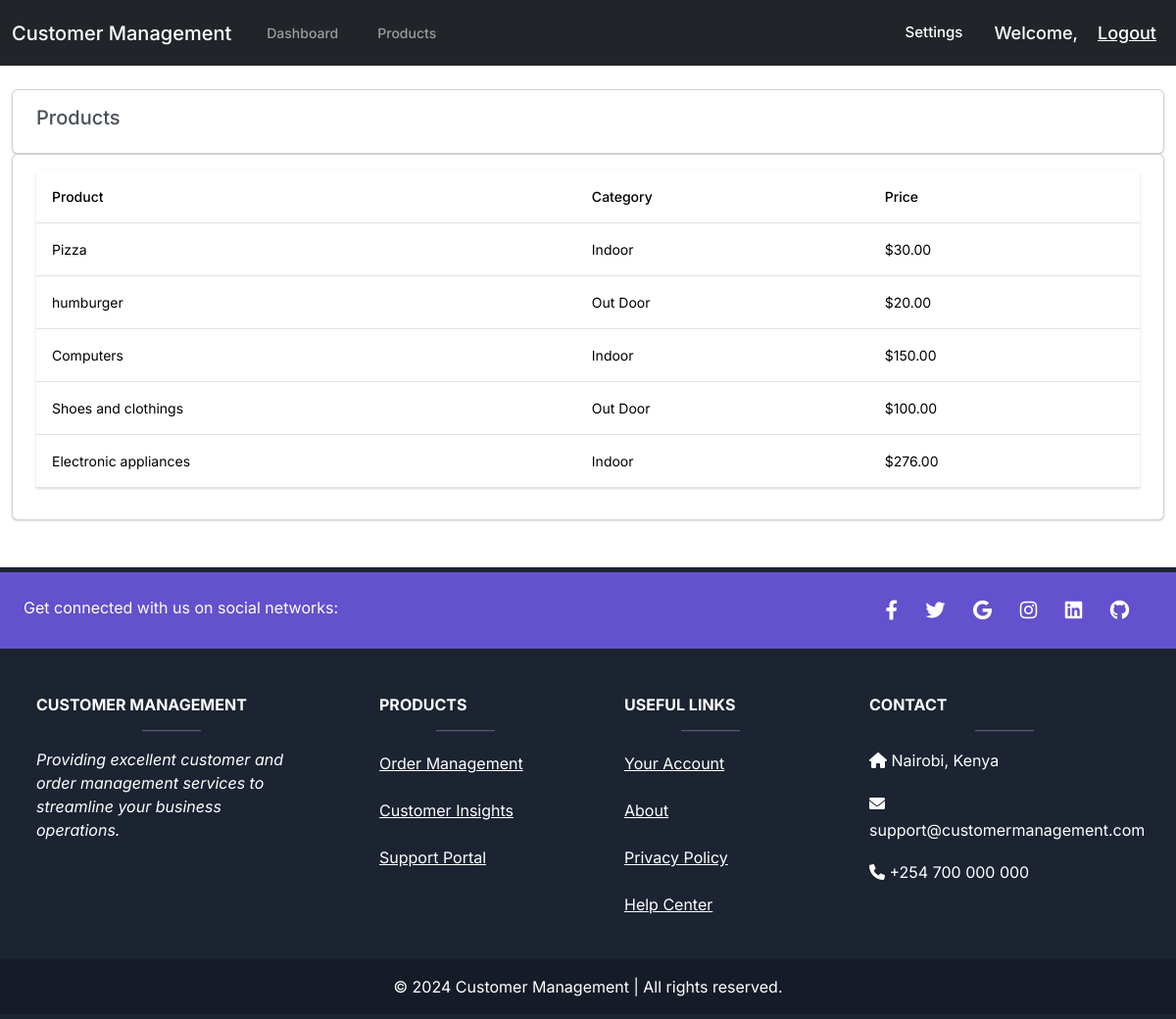
Screenshot of /products/ (signed in) with the database file from the repository.
### accounts/models.py (models this page shows, shortened)
class Product(models.Model):
	CATEGORY = (
			('Indoor', 'Indoor'),
			('Out Door', 'Out Door'),
			)
	name = models.CharField(max_length=200, null=True)
	price = models.DecimalField(max_digits=10, decimal_places=2, null=True)
	category = models.CharField(max_length=200, null=True, choices=CATEGORY)
	description = models.TextField(null=True)
	release_date = models.DateField(null=True)
	manufacturer = models.ForeignKey(Manufacturer, on_delete=models.CASCADE, null=True)
	date_created = models.DateTimeField(auto_now_add=True, null=True, blank=True)
	tags = models.ManyToManyField(Tag)

### accounts/decorators.py (the view)
        def wrapper_func(request, *args, **kwargs):
            group = None
            if request.user.groups.exists():
                group = request.user.groups.all()[0].name
            if group in allowed_roles:
                return view_func(request, *args, **kwargs)
            else:
                context = {
                    'message': 'You do not have the necessary permissions to access this page. Please contact an administrator if you believe this is a mistake.'
                }
                return render(request, 'accounts/permission_denied.html', context)

### accounts/views.py (called while the page is built)
@login_required(login_url='login')
@allowed_users(allowed_roles=['Admin'])
def products(request):
    products = Product.objects.all()
    context = {'products':products}
    return render(request, 'accounts/products.html', context)

### accounts/templates/accounts/products.html
{% extends 'accounts/base_generic.html' %}
{% block content %}
<br>
<div class="row">
	<div class="col-md">
		<div class="card card-body">
			<h5>Products</h5>
		</div>
		<div class="card card-body">
			<table class="table">
				<tr>
					<th>Product</th>
					<th>Category</th>
					<th>Price</th>
				</tr>
				{% for product in products %}
					<tr>
						<td>{{product.name}}</td>
						<td>{{product.category}}</td>
						<td>${{product.price}}</td>
					</tr>
				{% endfor %}
			</table>
		</div>
	</div>
</div>
{% endblock content %}

### accounts/templates/accounts/footer.html (style rules this page uses)
html, body { height: 100%; margin: 0; padding: 0; }
body { display: flex; flex-direction: column; min-height: 100vh; }

### rows the page displays
Product: name "Pizza", category "Indoor", price "30.00"
Product: name "humburger", category "Out Door", price "20.00"
Product: name "Computers", category "Indoor", price "150.00"
Product: name "Shoes and clothings", category "Out Door", price "100.00"
Product: name "Electronic appliances", category "Indoor", price "276.00"
